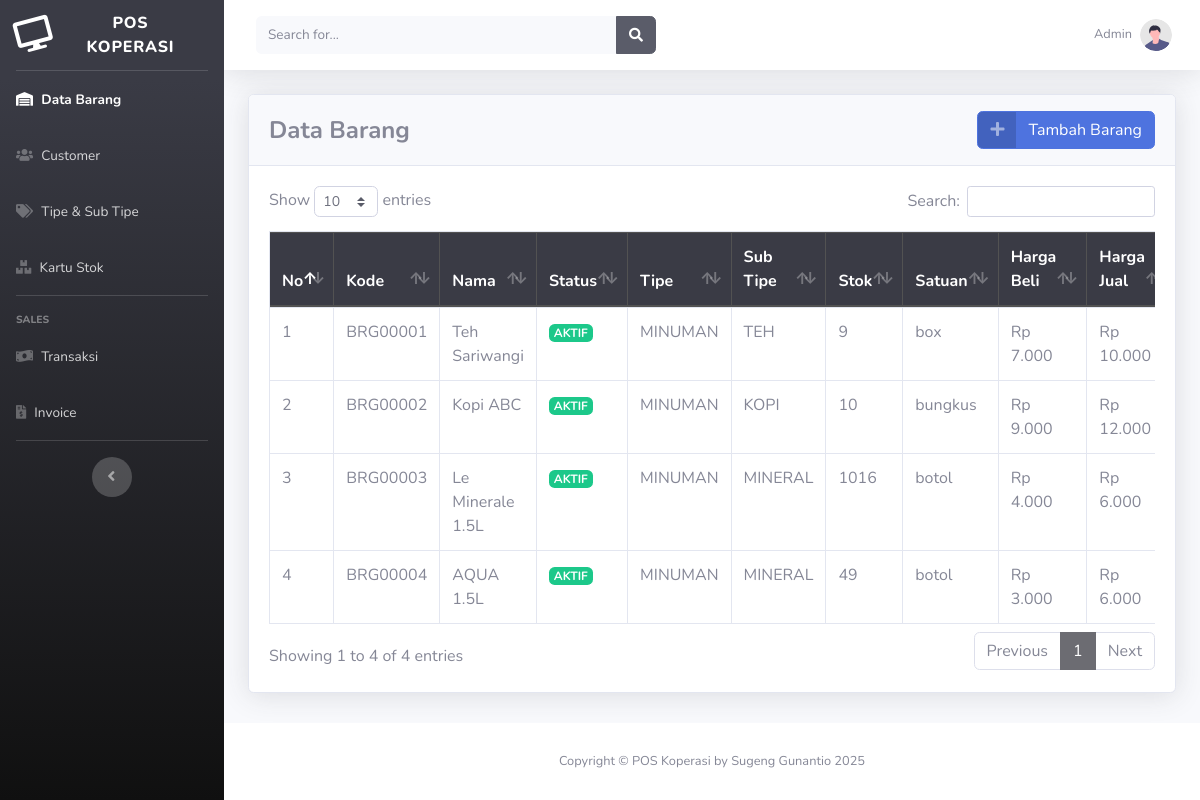
The app's page /barang.php (signed in) with its own data.
### tables this page shows
CREATE TABLE `m_barang` (
  `kode_brg` int(11) NOT NULL,
  `nama` varchar(255) NOT NULL,
  `status` varchar(255) NOT NULL,
  `tipeID` int(11) NOT NULL,
  `subtipeID` int(11) NOT NULL,
  `satuan` varchar(255) NOT NULL,
  `harga_umum` int(11) NOT NULL,
  `harga_beli` int(11) NOT NULL,
  `stok` int(11) NOT NULL
);

CREATE TABLE `m_tipe` (
  `id_tipe` int(11) NOT NULL,
  `nama_tipe` varchar(255) NOT NULL,
  `status_tipe` varchar(255) NOT NULL
);

CREATE TABLE `m_subtipe` (
  `id_sub` int(11) NOT NULL,
  `tipeID` int(11) NOT NULL,
  `nama_sub` varchar(255) NOT NULL,
  `status_sub` varchar(255) NOT NULL
);

### barang.php (the view, shortened to what this page needs)
<?php
include 'dbconnect.php';
function rupiah($angka)
{
    $hasil_rupiah = "Rp " . number_format($angka, 0, ',', '.');
    return $hasil_rupiah;
}
function kode($id)
{
    $kodebarang = 'BRG' . sprintf("%05s", $id);
    return $kodebarang;
}
mysqli_query($conn, "ALTER TABLE m_barang AUTO_INCREMENT = 1");
?>
<!DOCTYPE html>
<html lang="en">
<head>
    <link href="vendor/fontawesome-free/css/all.min.css" rel="stylesheet" type="text/css">
    <link href="css/sb-admin-2.min.css" rel="stylesheet">
    <link href="vendor/datatables/dataTables.bootstrap4.min.css" rel="stylesheet">
    <link rel="stylesheet" href="vendor/boostrap-select/dist/css/bootstrap-select.min.css">
</head>
<body id="page-top">
    <div id="wrapper">
        <ul class="navbar-nav bg-gradient-primary sidebar sidebar-dark accordion" id="accordionSidebar">
            <a class="sidebar-brand d-flex align-items-center justify-content-center" href="index.html">
                <div class="sidebar-brand-icon rotate-n-15">
                    <i class="fas fa-desktop"></i>
                </div>
                <div class="sidebar-brand-text mx-3">POS KOPERASI<sup></sup></div>
            </a>
            <hr class="sidebar-divider my-0">
            <li class="nav-item active">
                <a class="nav-link" href="barang.php">
                    <i class="fas fa-warehouse"></i>
                    <span>Data Barang</span></a>
            </li>
            <li class="nav-item ">
                <a class="nav-link" href="customer.php">
                    <i class="fas fa-users"></i>
                    <span>Customer</span></a>
            </li>
            <li class="nav-item ">
                <a class="nav-link" href="tipe.php">
                    <i class="fas fa-tags"></i>
                    <span>Tipe & Sub Tipe</span></a>
            </li>
            <li class="nav-item ">
                <a class="nav-link" href="invoice.php">
                    <i class="fas fa-boxes"></i>
                    <span>Kartu Stok</span></a>
            </li>
            <hr class="sidebar-divider">
            <div class="sidebar-heading">
                Sales
            </div>
            <li class="nav-item ">
                <a class="nav-link" href="transaksi.php">
                    <i class="fas fa-money-bill-wave"></i></i>
                    <span>Transaksi</span></a>
            </li>
            <li class="nav-item ">
                <a class="nav-link" href="penerimaan.php">
                    <i class="fas fa-file-invoice-dollar"></i></i>
                    <span>Invoice</span></a>
            </li>
            <hr class="sidebar-divider d-none d-md-block">
            <div class="text-center d-none d-md-inline">
                <button class="rounded-circle border-0" id="sidebarToggle"></button>
            </div>
        </ul>
        <div id="content-wrapper" class="d-flex flex-column">
            <div id="content">
                <nav class="navbar navbar-expand navbar-light bg-white topbar mb-4 static-top shadow">
                    <form class="d-none d-sm-inline-block form-inline mr-auto ml-md-3 my-2 my-md-0 mw-100 navbar-search">
                        <div class="input-group">
                            <input type="text" class="form-control bg-light border-0 small" placeholder="Search for..." aria-label="Search" aria-describedby="basic-addon2">
                            <div class="input-group-append">
                                <button class="btn btn-dark" type="button">
                                    <i class="fas fa-search fa-sm"></i>
                                </button>
                            </div>
                        </div>
                    </form>
                    <ul class="navbar-nav ml-auto">
                        <li class="nav-item dropdown no-arrow">
                            <a class="nav-link dropdown-toggle" href="#" id="userDropdown" role="button" data-toggle="dropdown" aria-haspopup="true" aria-expanded="false">
                                <span class="mr-2 d-none d-lg-inline text-gray-600 small"><?= $_SESSION['user']; ?></span>
                                <img class="img-profile rounded-circle" src="img/undraw_profile.svg">
                            </a>
                        </li>
                    </ul>
                </nav>
                <div class="container-fluid">
                    <div class="card shadow mb-4">
                        <div class="card-header py-3">
                            <div class="d-flex justify-content-between align-items-center">
                                <div class="me-3">
                                    <h4 class="m-0 font-weight-bold">Data Barang</h4>
                                </div>
                                <div class="d-flex gap-2">
                                    <a href="#" class="btn btn-primary btn-icon-split" data-toggle="modal" data-target="#addModal">
                                        <span class="icon text-white-50">
                                            <i class="fas fa-plus"></i>
                                        </span>
                                        <span class="text">Tambah Barang</span>
                                    </a>
                                </div>
                            </div>
                        </div>
                        <div class="card-body">
                            <div class="table-responsive">
                                <table class="table table-bordered table-hover" id="dataTable" width="100%" cellspacing="0">
                                    <thead class="thead-dark">
                                        <tr>
                                            <th>No</th>
                                            <th>Kode</th>
                                            <th>Nama</th>
                                            <th>Status</th>
                                            <th>Tipe</th>
                                            <th>Sub Tipe</th>
                                            <th>Stok</th>
                                            <th>Satuan</th>
                                            <th>Harga Beli</th>
                                            <th>Harga Jual</th>
                                        </tr>
                                    </thead>
                                    <tbody>
                                        <?php
                                        $brgs = mysqli_query($conn, "SELECT * from m_barang sb, m_tipe st, m_subtipe sc where sb.tipeID=st.id_tipe AND sb.subtipeID=sc.id_sub ORDER BY kode_brg ASC");
                                        $no = 1;
                                        while ($p = mysqli_fetch_array($brgs)) {
                                        ?>
                                            <tr>
                                                <td><?php echo $no++ ?></td>
                                                <td><?php echo kode($p['kode_brg']) ?></td>
                                                <td><?php echo $p['nama'] ?></td>
                                                <td><?php
                                                    if ($p['status'] === 'AKTIF') {
                                                        echo "<span class=\"badge badge-success\">" . $p['status'] . "</span>";
                                                    } else {
                                                        echo "<span class=\"badge badge-danger\">" . $p['status'] . "</span>";
                                                    }
                                                    ?></td>
                                                <td><?php echo $p['nama_tipe'] ?></td>
                                                <td><?php echo $p['nama_sub'] ?></td>
                                                <td><?php echo $p['stok'] ?></td>
                                                <td><?php echo $p['satuan'] ?></td>
                                                <td><?php echo rupiah($p['harga_beli']) ?></td>
                                                <td><?php echo rupiah($p['harga_umum']) ?></td>
                                            </tr>
                            </div>
                        <?php
                                        }
                        ?>
                        </div>
                    </div>
                </div>
        <footer class="sticky-footer bg-white">
            <div class="container my-auto">
                <div class="copyright text-center my-auto">
                    <span>Copyright &copy; POS Koperasi by Sugeng Gunantio 2025</span>
                </div>
            </div>
        </footer>
</body>
</html>

### records on screen
m_barang: kode_brg "BRG00001", nama "Teh Sariwangi", status "AKTIF", tipeID.nama_tipe "MINUMAN", subtipeID.nama_sub "TEH", stok "9", satuan "box", harga_beli "Rp 7.000", harga_umum "Rp 10.000"
m_barang: kode_brg "BRG00002", nama "Kopi ABC", status "AKTIF", tipeID.nama_tipe "MINUMAN", subtipeID.nama_sub "KOPI", stok "10", satuan "bungkus", harga_beli "Rp 9.000", harga_umum "Rp 12.000"
m_barang: kode_brg "BRG00003", nama "Le Minerale 1.5L", status "AKTIF", tipeID.nama_tipe "MINUMAN", subtipeID.nama_sub "MINERAL", stok "1016", satuan "botol", harga_beli "Rp 4.000", harga_umum "Rp 6.000"
m_barang: kode_brg "BRG00004", nama "AQUA 1.5L", status "AKTIF", tipeID.nama_tipe "MINUMAN", subtipeID.nama_sub "MINERAL", stok "49", satuan "botol", harga_beli "Rp 3.000", harga_umum "Rp 6.000"

### other values on screen
$_SESSION['user'] "Admin"
